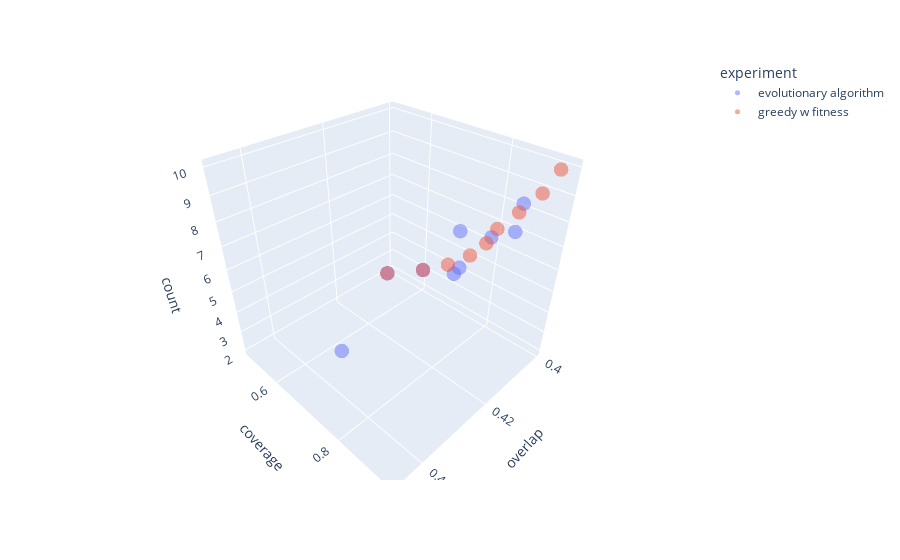

This figure's notebook cell:
### Code cell
fig = px.scatter_3d(f, x="overlap", y="coverage", z="count",
#                    color_discrete_map={
#                             "random initial": "grey",
#                             "greedy best first": "orange",
#                             "greedy weighted": "yellow",
#                             "GA 1": "blue"
#                         },
                   color=f["experiment"])
fig.update_traces(marker=dict(size=5, opacity=0.5)) #colorscale='temps', color=f["source"], opacity=0.75))
fig.show()

### Figure 1 — Plotly figure (JSON) as saved in the notebook; plotly's stock layout.template omitted (floating-point values rounded to 4 significant figures)
{"data": [{"hovertemplate": "experiment=evolutionary algorithm<br>overlap=%{x}<br>coverage=%{y}<br>count=%{z}<extra></extra>", "legendgroup": "evolutionary algorithm", "marker": {"color": "#636efa", "opacity": 0.5, "size": 5, "symbol": "circle"}, "mode": "markers", "name": "evolutionary algorithm", "scene": "scene", "showlegend": true, "type": "scatter3d", "x": [0.4026, 0.4005, 0.4025, 0.4062, 0.4465, 0.401, 0.4144, 0.4087, 0.4325], "y": [0.4977, 0.6045, 0.7147, 0.7534, 0.8127, 0.8448, 0.8716, 0.8929, 0.9273], "z": [2, 3, 4, 5, 6, 7, 8, 9, 10]}, {"hovertemplate": "experiment=greedy w fitness<br>overlap=%{x}<br>coverage=%{y}<br>count=%{z}<extra></extra>", "legendgroup": "greedy w fitness", "marker": {"color": "#EF553B", "opacity": 0.5, "size": 5, "symbol": "circle"}, "mode": "markers", "name": "greedy w fitness", "scene": "scene", "showlegend": true, "type": "scatter3d", "x": [0.4026, 0.4005, 0.4005, 0.4005, 0.4011, 0.4026, 0.4026, 0.4026, 0.4026], "y": [0.4977, 0.6045, 0.6813, 0.7406, 0.7826, 0.8131, 0.8552, 0.8952, 0.9203], "z": [2, 3, 4, 5, 6, 7, 8, 9, 10]}], "layout": {"legend": {"title": {"text": "experiment"}, "tracegroupgap": 0}, "margin": {"t": 60}, "scene": {"domain": {"x": [0, 1], "y": [0, 1]}, "xaxis": {"title": {"text": "overlap"}}, "yaxis": {"title": {"text": "coverage"}}, "zaxis": {"title": {"text": "count"}}}}}
